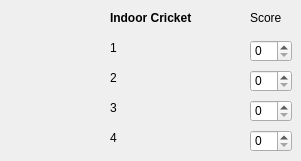
        <widget class="QWidget" name="form_indoor_cricket">
         <widget class="QLabel" name="indoor_cricket_label_2">
          <property name="geometry">
           <rect>
            <x>110</x>
            <y>70</y>
            <width>121</width>
            <height>16</height>
           </rect>
          </property>
          <property name="styleSheet">
           <string notr="true"/>
          </property>
          <property name="text">
           <string>2</string>
          </property>
         </widget>
         <widget class="QLabel" name="indoor_cricket_label_3">
          <property name="geometry">
           <rect>
            <x>110</x>
            <y>100</y>
            <width>121</width>
            <height>16</height>
           </rect>
          </property>
          <property name="styleSheet">
           <string notr="true"/>
          </property>
          <property name="text">
           <string>3</string>
          </property>
         </widget>
         <widget class="QLabel" name="indoor_cricket_score_label">
          <property name="geometry">
           <rect>
            <x>250</x>
            <y>10</y>
            <width>41</width>
            <height>16</height>
           </rect>
          </property>
          <property name="styleSheet">
           <string notr="true"/>
          </property>
          <property name="text">
           <string>Score</string>
          </property>
         </widget>
         <widget class="QLabel" name="indoor_cricket_form_label">
          <property name="geometry">
           <rect>
            <x>110</x>
            <y>10</y>
            <width>101</width>
            <height>16</height>
           </rect>
          </property>
          <property name="font">
           <font>
            <weight>75</weight>
            <bold>true</bold>
           </font>
          </property>
          <property name="text">
           <string>Indoor Cricket</string>
          </property>
         </widget>
         <widget class="QLabel" name="indoor_cricket_label_1">
          <property name="geometry">
           <rect>
            <x>110</x>
            <y>40</y>
            <width>121</width>
            <height>16</height>
           </rect>
          </property>
          <property name="styleSheet">
           <string notr="true"/>
          </property>
          <property name="text">
           <string>1</string>
          </property>
         </widget>
         <widget class="QSpinBox" name="indoor_cricket_spin_1">
          <property name="geometry">
           <rect>
            <x>250</x>
            <y>40</y>
            <width>42</width>
            <height>22</height>
           </rect>
          </property>
         </widget>
         <widget class="QSpinBox" name="indoor_cricket_spin_2">
          <property name="geometry">
           <rect>
            <x>250</x>
            <y>70</y>
            <width>42</width>
            <height>22</height>
           </rect>
          </property>
         </widget>
         <widget class="QSpinBox" name="indoor_cricket_spin_4">
          <property name="geometry">
           <rect>
            <x>250</x>
            <y>130</y>
            <width>42</width>
            <height>22</height>
           </rect>
          </property>
         </widget>
         <widget class="QLabel" name="indoor_cricket_label_4">
          <property name="geometry">
           <rect>
            <x>110</x>
            <y>130</y>
            <width>121</width>
            <height>16</height>
           </rect>
          </property>
          <property name="styleSheet">
           <string notr="true"/>
          </property>
          <property name="text">
           <string>4</string>
          </property>
         </widget>
         <widget class="QSpinBox" name="indoor_cricket_spin_3">
          <property name="geometry">
           <rect>
            <x>250</x>
            <y>100</y>
            <width>42</width>
            <height>22</height>
           </rect>
          </property>
         </widget>
        </widget>
